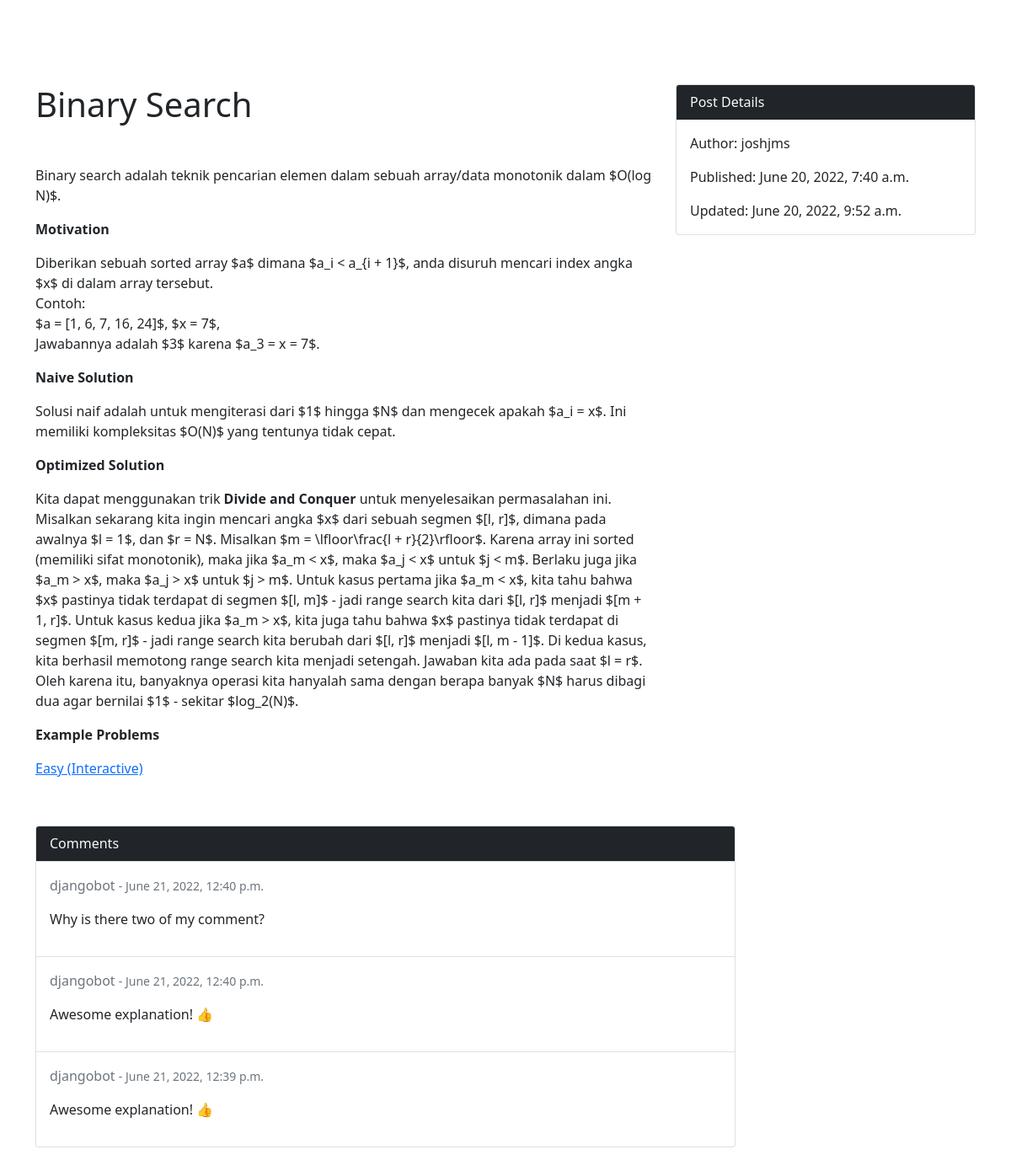
Page /blog/view/1 on the committed database.
### blog/models.py (models this page shows, shortened)
class Post(models.Model):
    id = models.IntegerField(primary_key = True)
    title = models.CharField(max_length = 200, unique = True)
    author = models.ForeignKey(User, on_delete = models.CASCADE)
    updated_on = models.DateTimeField(auto_now = True)
    created_on = models.DateTimeField(auto_now_add = True)
    content = RichTextField(blank = True, null = True)
    class Meta:
        ordering = ['-created_on']

class Comment(models.Model):
    id = models.IntegerField(primary_key = True)
    author = models.ForeignKey(User, on_delete = models.CASCADE)
    created_on = models.DateTimeField(auto_now_add = True)
    content = RichTextField(blank = True, null = True)
    post = models.ForeignKey(Post, on_delete = models.CASCADE)
    class Meta:
        ordering = ['-created_on']

### blog/views.py (the view)
# urls.py: path('view/<int:blog_id>', views.view_blog, name = 'view'),
def view_blog(request, blog_id):
    post = get_object_or_404(Post, id = blog_id)
    if request.method == "POST":
        content = request.POST['content']
        author = request.user
        comment = Comment(author = author, content = content, post = post)
        comment.save()
        return HttpResponseRedirect(reverse('blog:view', args = [blog_id]))
    comments = Comment.objects.all().filter(post = post)
    form = CommentForm
    return render(request, 'blog/view.html', {
        'post' : post,
        'comments' : comments,
        'form' : form,
    })

### blog/templates/blog/view.html (shortened to what this page needs)
<html>
<head>
    <link href="https://cdn.jsdelivr.net/npm/bootstrap@5.1.3/dist/css/bootstrap.min.css" rel="stylesheet"
 />
    <link href="ckeditor/plugins/codesnippet/lib/highlight/styles/default.css" rel="stylesheet">
</head>
<body>
    <div class="container mb-5">
        <div class="row mb-3">
            <div class="col-8">
                <h1 class="mb-5"> {{post.title}} </h1>
                {{post.content | safe}}
            </div>
            <div class="col-4">
                <div class="card">
                    <div class="card-header bg-dark text-light"> Post Details </div>
                    <div class="card-body">
                        <p class="card-text"> Author: {{post.author}} </p>
                        <p class="card-text"> Published: {{post.created_on}}</p>
                        <p class="card-text"> Updated: {{post.updated_on}}</p>
                    </div>
                </div>
            </div>
        </div>
        <div class = "row mb-3">
            <div class = "col-9">
                <div class="card">
                    <div class="card-header bg-dark text-light"> Comments </div>
                    {% for comment in comments %}
                    <div class="card-body border-top">
                        <p> <a class = "link-secondary text-decoration-none" href = "#"> {{comment.author}} <small> - {{comment.created_on}} </small> </a> </p>
                        {{comment.content | safe}}
                    </div>
                    {% endfor %}
                </div>
            </div>
        </div>
    </div>
</body>
</html>

### blog/templates/blog/view.html (style rules this page uses)
body { margin-top: 100px; padding: 0; }

### rows in the picture
Post: title "Binary Search", content "Binary search adalah teknik pencarian elemen dalam sebuah array/data monotonik dalam $O(log N)$. Motivation Diberikan sebuah sorted array $a$ dimana $a_i < a_{i + 1}$, anda disuruh mencari index angka $x$ di dalam array tersebut. Contoh: $a = [1, 6, 7, 16, 24]$, $x = 7$, Jawabannya adalah $3$ karena $a_3 = x = 7$. Naive Solution Solusi naif adalah untuk mengiterasi dari $1$ hingga $N$ dan mengecek apakah $a_i = x$. Ini memiliki kompleksitas $O(N)$ yang tentunya tidak cepat. Optimized Solution Kita dapat menggunakan trik Divide and Conquer untuk menyelesaikan permasalahan ini. Misalkan sekarang kita ingin mencari angka $x$ dari sebuah segmen $[l, r]$, dimana pada awalnya $l = 1$, dan $r =…", author "joshjms", created_on "June 20, 2022, 7:40 a.m.", updated_on "June 20, 2022, 9:52 a.m."
Comment: author "djangobot", created_on "June 21, 2022, 12:40 p.m.", content "Why is there two of my comment?"
Comment: author "djangobot", created_on "June 21, 2022, 12:40 p.m.", content "Awesome explanation! 👍"
Comment: author "djangobot", created_on "June 21, 2022, 12:39 p.m.", content "Awesome explanation! 👍"
